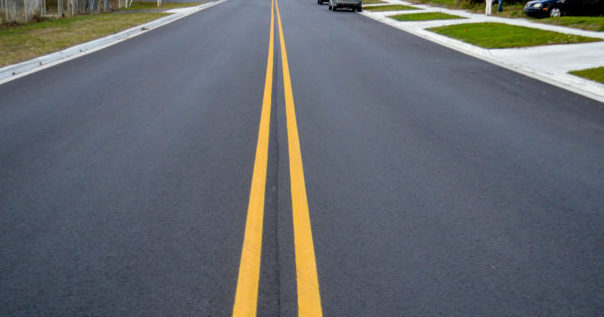
#> input picture Assignment 1 - Image Processing Basic/code/misc/road.jpeg, 604 x 317 px
$ python runLineDet.py
#> lines starting #> are read from the running program, lines starting #| are printed output that depends on the picture; after the words box and inside, x2 and y2 are one past the last pixel; in counts of white or black regions, pixels touching at a corner belong together
#> further down, im is the input picture: shape (317, 604, 3); mean B, G, R 109.1, 104.5, 100.6
import numpy as np
import cv2

def line_det(im):
    # convert the image to gray and process with Gaussian blur for robust detection
    im_gray = cv2.cvtColor(im, cv2.COLOR_BGR2GRAY)
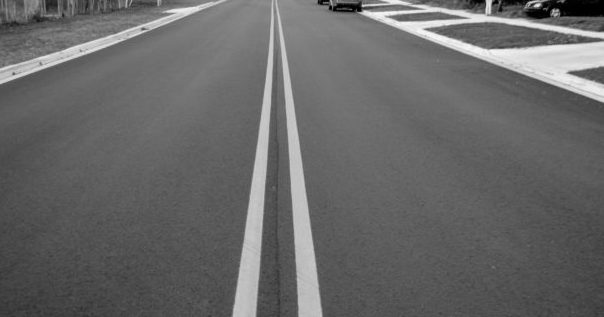
#> im_gray: shape (317, 604); min 0, max 251, mean 103.9
    im_blurred = cv2.GaussianBlur(im_gray, (5, 5), 0)

    # detect edges with Canny operator
    im_canny = cv2.Canny(im_blurred, 100, 200)
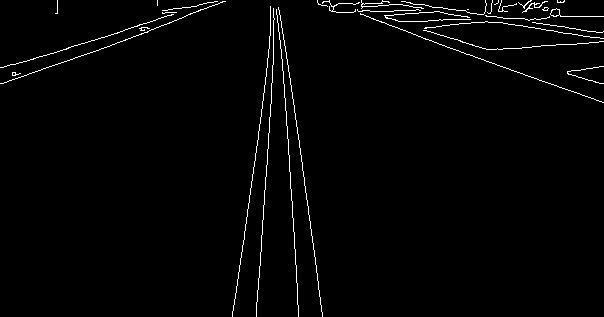
#> im_canny: shape (317, 604); 1.8% white in thin lines or dots

    # detect lines with Hough transform
    lines = cv2.HoughLines(im_canny, 1, np.pi / 180, 150)
#> lines = [[274, 0.14], [277, 0.0698], [-276, 3], [-277, 3.07]]

    # transform results to pixel coordinates and draw the lines
    if lines is not None:
        for line in lines:
            r, theta = line[0]
            pt1 = [int(r * np.cos(theta) - 1000 * np.sin(theta)), int(r * np.sin(theta) + 1000 * np.cos(theta))]
            pt2 = [int(r * np.cos(theta) + 1000 * np.sin(theta)), int(r * np.sin(theta) - 1000 * np.cos(theta))]
            cv2.line(im, pt1, pt2, (0, 255, 0), 1, cv2.LINE_AA)
#> this loop made 4 passes
#> (r, theta, pt1, pt2) on passes 1 to 4: (274, 0.14, [132, 1028], [410, -952]), (277, 0.0698, [206, 1016], [346, -978]), (-276, 3, [134, -1028], [412, 951]), (-277, 3.07, [206, -1016], [346, 978])
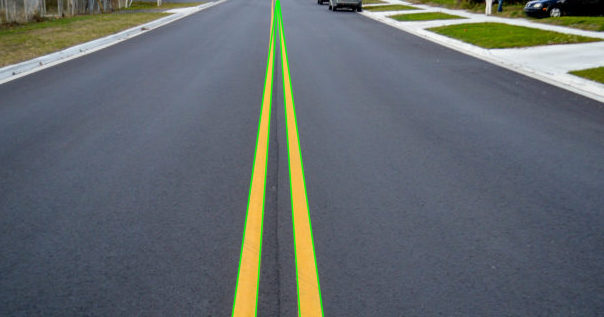
#> im: shape (317, 604, 3); 1.94% of pixels changed, all inside (x1, y1, x2, y2) = (231, 0, 325, 317)

    # return detected result image
    return im

if __name__ == '__main__':
    im = cv2.imread('./misc/road.jpeg')

    result = line_det(im)
    cv2.imwrite('./results/line_det.png', result)
